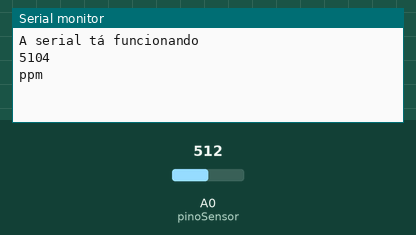
Recording of a sketch running on a simulated Arduino Uno, built with avr-gcc and run on an emulated ATmega328P. Parts: the last lines printed to the serial monitor. The inputs (shaded band) are chosen by the test bench; at power-on: A0 (pinoSensor) = 512.

Above: at 18.0 s.
18.1 s: A0 (pinoSensor) set to 716
At 20.9 s:
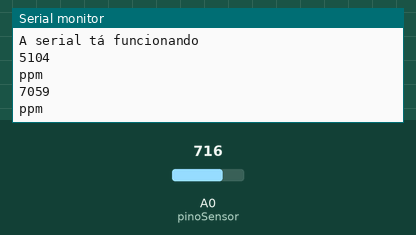
33.1 s: A0 (pinoSensor) set to 900
At 41.0 s:
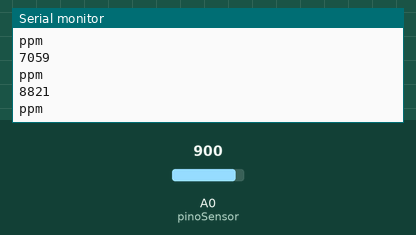
Timing chart, 0 to 42.5 s (numbered marks = the images above; inputs shaded):
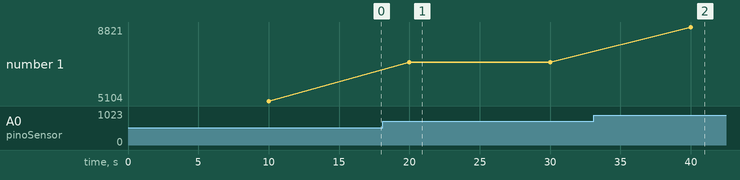

Measured:
- after the input at 18.1 s, the serial monitor: prints a new line after 1.9 s (image 1)
- after the input at 33.1 s, the serial monitor: prints a new line after 6.9 s (image 2)
- plotted number 1: 5104 → 7059 after the input at 18.1 s, 7059 → 8821 after the input at 33.1 s

The sketch:

MQ2-sketch.ino
```cpp
/*
  Este Sketch terá a finalidade de testar o funcionamento do módulo contendo o sensor de gás MQ-2.
  Esse sensor detecta a concentração de gases liquefeitos de petróleo, como fumaça, álcool, propano, hidrogênio e CO, lendo valores de 200 a 10.000ppm
  Seu uso é interessante para monitorar a qualidade do ar. Ele é apenas utilizado para medir a densidade de um gás conhecido na atmosfera, mas não diferencia os gases
  UNIDADE DE MEDIDA PPM: Partes por milhão (ppm) indica a quantidade, em gramas, de soluto presente em 1000000 gramas da solução.
  Basicamente, essa unidade de medida indica quantas gramas da particula medida haveria dissolvida em uma solução de 1000000 gramas.

  O módulo utilizado pode ser verificado no seguinte link: https://www.usinainfo.com.br/blog/sensor-de-gas-arduino-mq-2-para-gases-inflamaveis-e-fumaca/

  Basicamente o módulo possui 4 pinos:
  * Dois pinos de alimentação (VCC e GND)
  * Um pino digital, que indica a presença do gás na atmosfera
  * Um pino analógico, que apresenta valores no intervalo de 0 a 5V, indicando a densidade dos gases conhecidos na atmosfera (ou em torno do sensor, melhor dizendo)

  O sketch em questão é bem parecido com os de exemplos, vou tentar converter um valor de tensão para a unidade de medida ppm, para enviá-lo à aplicação do Qt.

  Como o TinkerCad não possui o módulo, é um pouco mais difícil ter algo mais visual, vou tentar anexar algumas fotos da ligação elétrica para este software, mas não ficará tão bonito e visual quanto no TinkerCad.
  Vou usar apenas o pino Analógico na porta A0 e alimentar o módulo, beeeem simples, apenas para ler o valor

*/

int pinoSensor = A0;  // definiçaõ do pino do Arduino para leitura do sensor
int valorConvertido = 0;  //vou converter o valor analógico para ppm e printar na serial com essa variável aqui


void setup() {
  Serial.begin(9600);   // definição da porta serial para comunicação
  Serial.println("A serial tá funcionando\n");
  pinMode(pinoSensor, INPUT);   // Adicionei isso aqui por precaução, funcionou sem
}

void loop() {

  delay(10000);
  valorConvertido = analogRead(pinoSensor);
  valorConvertido = map(valorConvertido, 0, 1023, 200, 10000);  //O Arduino lê valores de 0 a 1023, a função map basicamente converte escalas matematicamente.
                                                                // seus parâmetros são: valor lido, valor mínimo da escala que está o valor lido, valor máximo da escala,
                                                                // valor mínimo da escala a ser convertida e valor máximo da escala a ser convertida
  Serial.println(valorConvertido);
  Serial.println("ppm");

}

// Fiz o teste aproximando um Isqueiro do sensor e liberando o gás do Isqueiro, foi possível verificar um drástico aumento na concentração de gases no entorno do sensor, na escala convertida (ppm)
// Após afastar o Isqueiro, o valor volta a se estabilizar depois de um certo tempo
// Primeiro Sensor OK! Tranquilo de usar.
```
